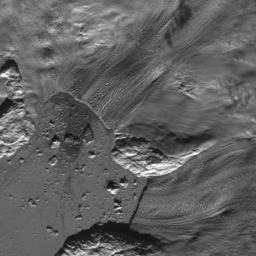
#> input picture paper/Upernavik-NE_LE07_L1TP_2001-03-11_015-009_T1_B4_1659-1_raw.png, 256 x 256 px
$ python -i augmentors.py   (imports and definitions only)   (older library calls are emulated)
#> lines starting #> are read from the running program, lines starting #| are printed output that depends on the picture
#> further down, picture is the input picture: shape (256, 256, 3); min 20, max 253, mean 96.2
import math
from scipy.ndimage.filters import gaussian_filter
from functools import wraps
# Create your new operation by inheriting from the Operation superclass:
# [20 lines that did not run here, left out]

# [15 lines that did not run here, left out]

def vflip(img):
    return cv2.flip(img, 0)


def hflip(img):
    return cv2.flip(img, 1)


def random_flip(img, code):
    return cv2.flip(img, code)


def transpose(img):
    return img.transpose(1, 0, 2) if len(img.shape) > 2 else img.transpose(1, 0)


def rot90(img, factor):
    img = np.rot90(img, factor)
    return np.ascontiguousarray(img)


# [40 lines left out: functions rotate, shift_scale_rotate, center_crop, not called in this run]


def clip(img, dtype, maxval):
    return np.clip(img, 0, maxval).astype(dtype)


def clipped(func):
    # [4 lines left out: function wrapped_function, not called in this run]
    return wrapped_function


# [20 lines left out: functions shift_hsv, shift_rgb, not called in this run]

def clahe(img, clipLimit=2.0, tileGridSize=(8,8)):
#> called with clipLimit = 2, tileGridSize = (8, 8)
    img_yuv = cv2.cvtColor(img, cv2.COLOR_RGB2LAB)
#> img_yuv: shape (256, 256, 3); mean of channels 0, 1, 2 103.4, 128, 128
    clahe = cv2.createCLAHE(clipLimit=clipLimit, tileGridSize=tileGridSize)
    img_yuv[:, :, 0] = clahe.apply(img_yuv[:, :, 0])
#> img_yuv: shape (256, 256, 3); mean of channels 0, 1, 2 118.4, 128, 128
    img_output = cv2.cvtColor(img_yuv, cv2.COLOR_LAB2RGB)
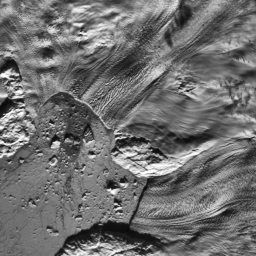
#> img_output: shape (256, 256, 3); mean R, G, B 111.4, 111.5, 111.4
    return img_output

def blur(img, ksize):
    return cv2.blur(img, (ksize, ksize))

def median_blur(img, ksize):
    return cv2.medianBlur(img, ksize)

# [158 lines left out: functions motion_blur, random_polosa, distort1, distort2, elastic_transform_fast, remap_color, not called in this run]

def invert(img):
    return 255 - img

# [49 lines left out: functions channel_shuffle, gauss_noise, salt_pepper_noise, poisson_noise, speckle_noise, not called in this run]

@clipped
def random_brightness(img, alpha):
    return alpha * img

# [39 lines left out: functions random_contrast, to_three_channel_gray, to_gray, add_channel, fix_mask, not called in this run]

>>> import cv2
>>> picture = cv2.cvtColor(cv2.imread('paper/Upernavik-NE_LE07_L1TP_2001-03-11_015-009_T1_B4_1659-1_raw.png'), cv2.COLOR_BGR2RGB)
>>> result = clahe(picture)

$ run again, on paper/Dietrichson_LC08_L1TP_2014-06-17_082-237_T1_B5_shadowed.png
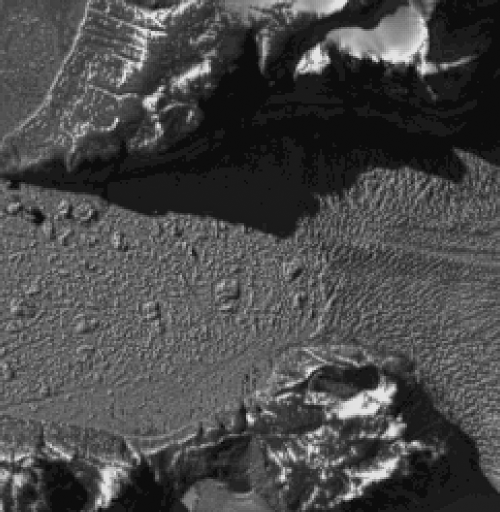
#> input picture paper/Dietrichson_LC08_L1TP_2014-06-17_082-237_T1_B5_shadowed.png, 999 x 1024 px (shown at 1/2 size)
#> picture is the input picture: shape (1024, 999, 3); min 11, max 229, mean 72.8
#> in clahe, `img_output = cv2.cvtColor(img_yuv, cv2.COLOR_LAB2RGB)`:
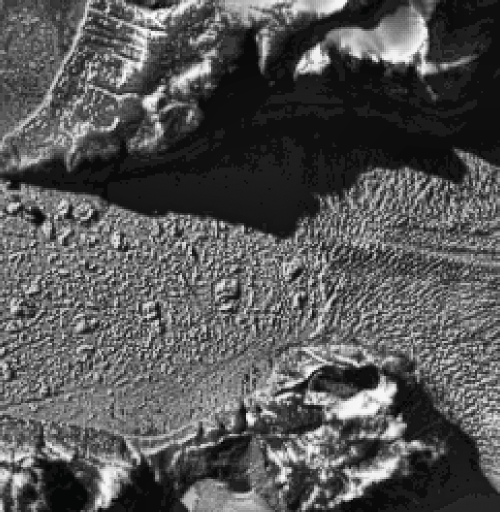
#> img_output: shape (1024, 999, 3) (shown at 1/2 size); mean R, G, B 85.5, 85.6, 85.5

$ run again, on paper/Gillet_S1B_EW_GRDM_1SDH_2018-06-26_011542_01536C_EB6F_25-1_overlay_comparison.png
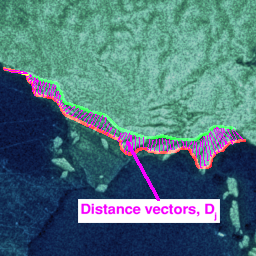
#> input picture paper/Gillet_S1B_EW_GRDM_1SDH_2018-06-26_011542_01536C_EB6F_25-1_overlay_comparison.png, 256 x 256 px
#> in clahe, `img_output = cv2.cvtColor(img_yuv, cv2.COLOR_LAB2RGB)`:
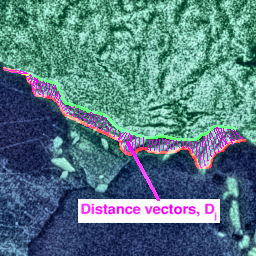
#> img_output: shape (256, 256, 3); mean R, G, B 85.9, 123.1, 131.6
